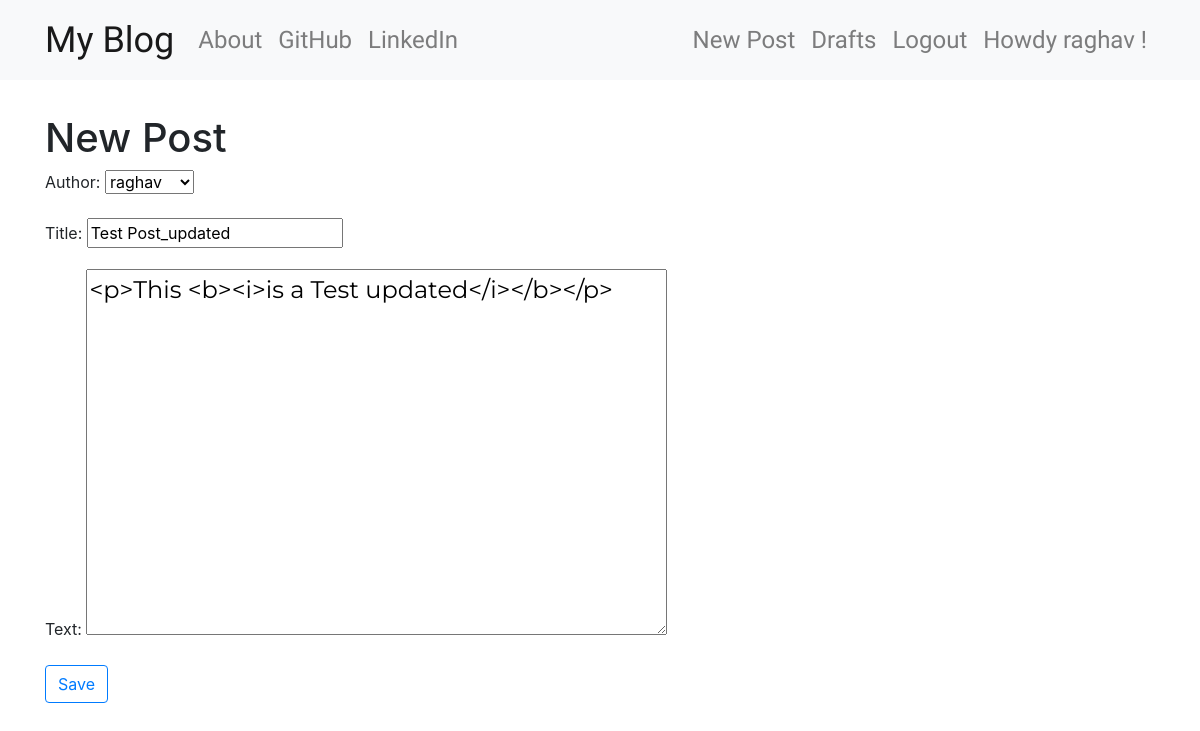
Screenshot of /post/1/edit/ (signed in) with the database file from the repository.
### blog/models.py (models this page shows, shortened)
class Post(models.Model):
	author = models.ForeignKey('auth.User', on_delete = models.CASCADE)
	title = models.CharField(max_length=256)
	text = models.TextField()
	created_date = models.DateTimeField(default=timezone.now)
	published_date = models.DateTimeField(blank=True, null=True)

### blog/views.py (the view)
# urls.py: path('post/<int:pk>/edit/', views.PostUpdateView.as_view(), name='post_edit'),
class PostUpdateView(LoginRequiredMixin,UpdateView):
	login_url = '/login/'
	redirect_field_name = 'blog/post_detail.html'
	form_class  = PostForm
	model = Post

### blog/forms.py
class PostForm(forms.ModelForm):
	class Meta():
		model = Post
		fields = ('author', 'title', 'text')
		widgets = {
			'title': forms.TextInput(attrs={'class':'textinputclass'}),
			'text': forms.Textarea(attrs={'class':'editable medium-editor-textarea postcontent'})
		}

### blog/templates/blog/post_form.html (shortened to what this page needs)
{% extends 'blog/base.html' %}
{% block content %}
<h1>New Post</h1>
<form class ="post-form" method="POST">
	{{form.as_p}}
	<button class="save btn btn-outline-primary" type="submit">Save</button>
</form>
{% endblock content %}

### blog/templates/blog/base.html (shortened to what this page needs)
<!DOCTYPE html>
{% load staticfiles %}
<html lang="en">
<head>
	<link rel="stylesheet" href="https://stackpath.bootstrapcdn.com/bootstrap/4.1.3/css/bootstrap.min.css">
	<link rel="stylesheet" href="//cdn.jsdelivr.net/npm/medium-editor@latest/dist/css/medium-editor.min.css" type="text/css" media="screen" charset="utf-8">
	<link rel="stylesheet" href="{% static 'css/blog.css'%}">
</head>
<body class = 'loader'>
	<nav class="navbar navbar-expand-sm navbar-light bg-light techfont">
		<div class="container">
			<a class="navbar-brand bigbrand" href="{% url 'post_list' %}">My Blog</a>
			<div class="collapse navbar-collapse" id="navbarSupportedContent">
				<ul class="navbar-nav mr-auto">
					<li class="nav-item">
						<a class="nav-link" href="{% url 'about' %}">About</a>
					</li>
					<li class="nav-item">
						<a class="nav-link" href="https://github.com/raghvendra1218">GitHub</a>
					</li>
					<li class="nav-item">
						<a class="nav-link" href="https://www.linkedin.com/in/raghvendradixit/">LinkedIn</a>
					</li>
				</ul>
				<ul class="navbar-nav ml-auto">
					{% if user.is_authenticated %}
					<li class="nav-item">
						<a class="nav-link" href="{% url 'post_new' %}">New Post</a>
					</li>
					<li class="nav-item">
						<a class="nav-link" href="{% url 'post_draft_list' %}">Drafts</a>
					</li>
					<li class="nav-item">
						<a class="nav-link" href="{% url 'logout' %}">Logout</a>
					</li>
					<li class="nav-item">
						<a class="nav-link">Howdy {{user.username}} !</a>
					</li>
					{% else %}
					<li class="nav-item ml-auto">
						<a class="nav-link" href="{% url 'login' %}"><i class="fa fa-user" aria-hidden="true"></i></a>
					</li>
					{% endif %}
				</ul>
			</div>
		</div>
	</nav>
	<div class="content container">
		<div class="row">
			<div class="col-md-8">
				<div class="blog_posts">
					{% block content %}{% endblock %}
				</div>
			</div>
		</div>
	</div>
</body>
</html>

### blog/static/css/blog.css (style rules this page uses)
.techfont { font-family: "Russo One", sans-serif; font-size: 1.5em; margin-bottom: 10px; }
.bigbrand { font-size: 1.5em; }
.postcontent { font-family: "Montserrat"; font-size: 1.5em; }
.loader { filter: hue-rotate(0deg); animation: hue 10000ms infinite linear; }

### rows the page displays
Post: author "raghav", title "Test Post_updated", text "<p>This <b><i>is a Test updated</i></b></p>"

### other values shown
{{ user.username }} "raghav"
